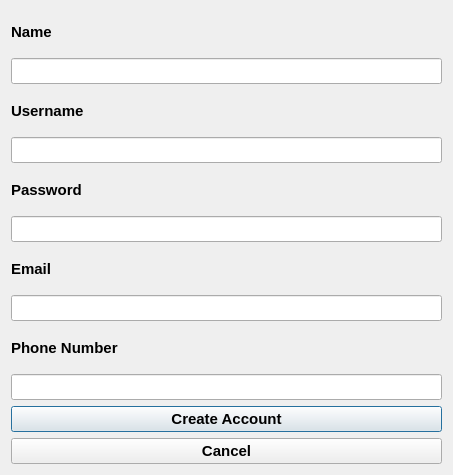
<?xml version="1.0" encoding="UTF-8"?>
<ui version="4.0">
 <class>CreateAccountWindow</class>
 <widget class="QDialog" name="CreateAccountWindow">
  <property name="geometry">
   <rect>
    <x>0</x>
    <y>0</y>
    <width>453</width>
    <height>475</height>
   </rect>
  </property>
  <property name="minimumSize">
   <size>
    <width>453</width>
    <height>475</height>
   </size>
  </property>
  <property name="maximumSize">
   <size>
    <width>453</width>
    <height>475</height>
   </size>
  </property>
  <property name="windowTitle">
   <string>Dialog</string>
  </property>
  <layout class="QVBoxLayout" name="verticalLayout">
   <item>
    <widget class="QLabel" name="label">
     <property name="font">
      <font>
       <pointsize>11</pointsize>
       <weight>75</weight>
       <bold>true</bold>
      </font>
     </property>
     <property name="text">
      <string>Name</string>
     </property>
    </widget>
   </item>
   <item>
    <widget class="QLineEdit" name="input_name">
     <property name="font">
      <font>
       <pointsize>11</pointsize>
       <weight>75</weight>
       <bold>true</bold>
      </font>
     </property>
    </widget>
   </item>
   <item>
    <widget class="QLabel" name="label_2">
     <property name="font">
      <font>
       <pointsize>11</pointsize>
       <weight>75</weight>
       <bold>true</bold>
      </font>
     </property>
     <property name="text">
      <string>Username</string>
     </property>
    </widget>
   </item>
   <item>
    <widget class="QLineEdit" name="input_username">
     <property name="font">
      <font>
       <pointsize>11</pointsize>
       <weight>75</weight>
       <bold>true</bold>
      </font>
     </property>
    </widget>
   </item>
   <item>
    <widget class="QLabel" name="label_3">
     <property name="font">
      <font>
       <pointsize>11</pointsize>
       <weight>75</weight>
       <bold>true</bold>
      </font>
     </property>
     <property name="text">
      <string>Password</string>
     </property>
    </widget>
   </item>
   <item>
    <widget class="QLineEdit" name="input_password">
     <property name="font">
      <font>
       <pointsize>11</pointsize>
       <weight>75</weight>
       <bold>true</bold>
      </font>
     </property>
    </widget>
   </item>
   <item>
    <widget class="QLabel" name="label_4">
     <property name="font">
      <font>
       <pointsize>11</pointsize>
       <weight>75</weight>
       <bold>true</bold>
      </font>
     </property>
     <property name="text">
      <string>Email</string>
     </property>
    </widget>
   </item>
   <item>
    <widget class="QLineEdit" name="input_email">
     <property name="font">
      <font>
       <pointsize>11</pointsize>
       <weight>75</weight>
       <bold>true</bold>
      </font>
     </property>
    </widget>
   </item>
   <item>
    <widget class="QLabel" name="label_5">
     <property name="font">
      <font>
       <pointsize>11</pointsize>
       <weight>75</weight>
       <bold>true</bold>
      </font>
     </property>
     <property name="text">
      <string>Phone Number</string>
     </property>
    </widget>
   </item>
   <item>
    <widget class="QLineEdit" name="input_phone_number">
     <property name="font">
      <font>
       <pointsize>11</pointsize>
       <weight>75</weight>
       <bold>true</bold>
      </font>
     </property>
    </widget>
   </item>
   <item>
    <widget class="QPushButton" name="create_button">
     <property name="font">
      <font>
       <pointsize>11</pointsize>
       <weight>75</weight>
       <bold>true</bold>
      </font>
     </property>
     <property name="cursor">
      <cursorShape>PointingHandCursor</cursorShape>
     </property>
     <property name="focusPolicy">
      <enum>Qt::ClickFocus</enum>
     </property>
     <property name="text">
      <string>Create Account</string>
     </property>
    </widget>
   </item>
   <item>
    <widget class="QPushButton" name="exitBtn">
     <property name="font">
      <font>
       <pointsize>11</pointsize>
       <weight>75</weight>
       <bold>true</bold>
      </font>
     </property>
     <property name="cursor">
      <cursorShape>PointingHandCursor</cursorShape>
     </property>
     <property name="text">
      <string>Cancel</string>
     </property>
    </widget>
   </item>
  </layout>
 </widget>
 <resources/>
 <connections/>
</ui>
